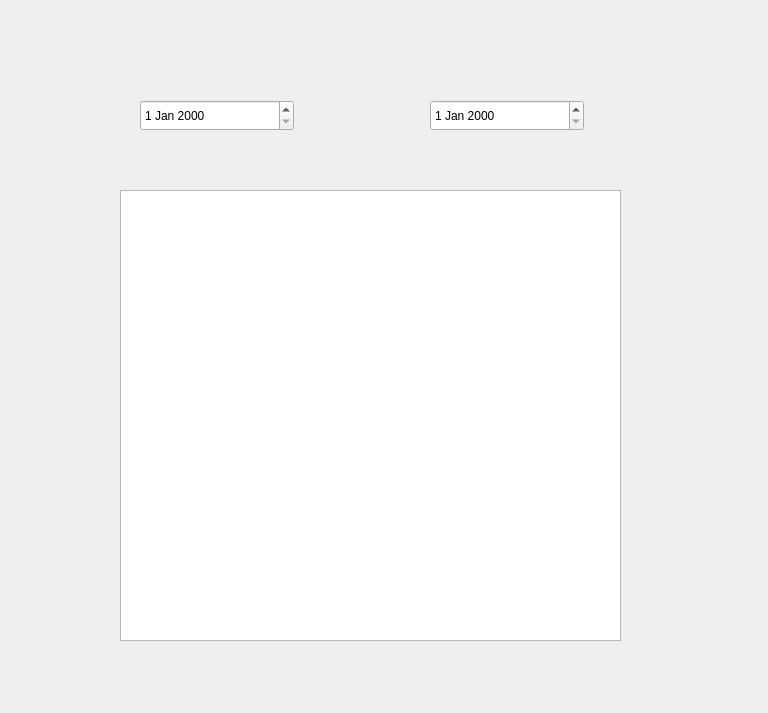
<?xml version="1.0" encoding="UTF-8"?>
<ui version="4.0">
 <class>HistoryDialog</class>
 <widget class="QDialog" name="HistoryDialog">
  <property name="geometry">
   <rect>
    <x>0</x>
    <y>0</y>
    <width>768</width>
    <height>713</height>
   </rect>
  </property>
  <property name="windowTitle">
   <string>Dialog</string>
  </property>
  <widget class="QDateEdit" name="dateEdit_start">
   <property name="geometry">
    <rect>
     <x>140</x>
     <y>100</y>
     <width>154</width>
     <height>31</height>
    </rect>
   </property>
  </widget>
  <widget class="QDateEdit" name="dateEdit_end">
   <property name="geometry">
    <rect>
     <x>430</x>
     <y>100</y>
     <width>154</width>
     <height>31</height>
    </rect>
   </property>
  </widget>
  <widget class="QTextEdit" name="textEdit">
   <property name="geometry">
    <rect>
     <x>120</x>
     <y>190</y>
     <width>501</width>
     <height>451</height>
    </rect>
   </property>
  </widget>
 </widget>
 <resources/>
 <connections/>
</ui>
